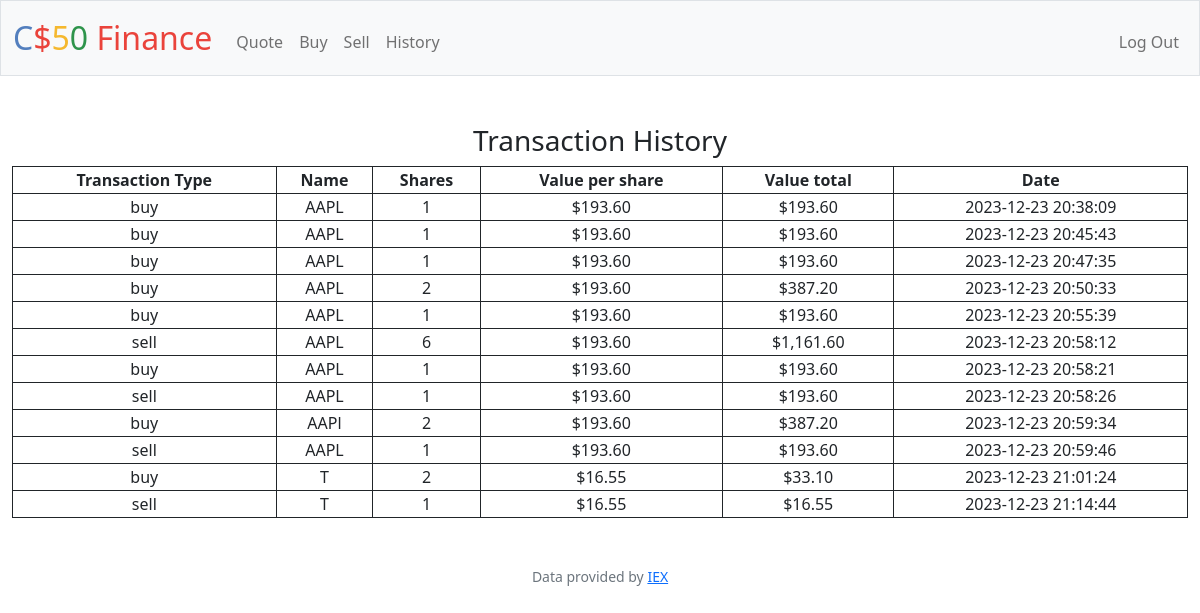
Screenshot of /history (signed in) with the database file from the repository.
### tables this page shows
CREATE TABLE history (
    purchase_id INTEGER NOT NULL,
    user_id INTEGER,
    name TEXT NOT NULL,
    shares INTEGER NOT NULL,
    stock_price INTEGER NOT NULL,
    value INTEGER NOT NULL,
    time_stamp NUMBER NOT NULL,
    trans_type TEXT NOT NULL,
    PRIMARY KEY (purchase_id),
    FOREIGN KEY (user_id) REFERENCES users(id)
);

### app.py (the view)
@app.route("/history")
@login_required
def history():
    stocks_dict = db.execute(
        "SELECT name, shares ,stock_price, value, time_stamp, trans_type FROM history WHERE user_id = ?;",
        session["user_id"],
    )
    for stock_dict in stocks_dict:
        stock_dict["value"] = usd(stock_dict["value"])
        stock_dict["stock_price"] = usd(stock_dict["stock_price"])
    return render_template("history.html", stocks=stocks_dict)

### app.py (called while the page is built)
@app.after_request
def after_request(response):
    response.headers["Cache-Control"] = "no-cache, no-store, must-revalidate"
    response.headers["Expires"] = 0
    response.headers["Pragma"] = "no-cache"
    return response

### helpers.py (called while the page is built)
def login_required(f):
    @wraps(f)
    def decorated_function(*args, **kwargs):
        if session.get("user_id") is None:
            return redirect("/login")
        return f(*args, **kwargs)
    return decorated_function

def usd(value):
    return f"${value:,.2f}"

### templates/history.html
{% extends "layout.html" %}
{% block main %}
    <h3>Transaction History</h3>
    <table width="100%">
        <thead>
            <th>Transaction Type</th>
            <th>Name</th>
            <th>Shares</th>
            <th>Value per share</th>
            <th>Value total</th>
            <th>Date</th>
        </thead>
        <tbody>
            {% for stock in stocks %}
                <tr>
                    <td>{{ stock.trans_type }}</td>
                    <td>{{ stock.name }}</td>
                    <td>{{ stock.shares }}</td>
                    <td>{{ stock.stock_price }}</td>
                    <td>{{ stock.value }}</td>
                    <td>{{ stock.time_stamp }}</td>
                </tr>
            {% endfor %}
        </tbody>
    </table>
{% endblock %}

### templates/layout.html (shortened to what this page needs)
<!DOCTYPE html>
<html lang="en">
    <head>
        <link href="https://cdn.jsdelivr.net/npm/bootstrap@5.1.3/dist/css/bootstrap.min.css" rel="stylesheet">
        <link href="/static/styles.css" rel="stylesheet">
    </head>
    <body>
        <nav class="bg-light border navbar navbar-expand-md navbar-light">
            <div class="container-fluid">
                <a class="navbar-brand" href="/"><span class="blue">C</span><span class="red">$</span><span class="yellow">5</span><span class="green">0</span> <span class="red">Finance</span></a>
                <div class="collapse navbar-collapse" id="navbar">
                    {% if session["user_id"] %}
                        <ul class="navbar-nav me-auto mt-2">
                            <li class="nav-item"><a class="nav-link" href="/quote">Quote</a></li>
                            <li class="nav-item"><a class="nav-link" href="/buy">Buy</a></li>
                            <li class="nav-item"><a class="nav-link" href="/sell">Sell</a></li>
                            <li class="nav-item"><a class="nav-link" href="/history">History</a></li>
                        </ul>
                        <ul class="navbar-nav ms-auto mt-2">
                            <li class="nav-item"><a class="nav-link" href="/logout">Log Out</a></li>
                        </ul>
                    {% else %}
                        <ul class="navbar-nav ms-auto mt-2">
                            <li class="nav-item"><a class="nav-link" href="/register">Register</a></li>
                            <li class="nav-item"><a class="nav-link" href="/login">Log In</a></li>
                        </ul>
                    {% endif %}
                </div>
            </div>
        </nav>
        <main class="container-fluid py-5 text-center">
            {% block main %}{% endblock %}
        </main>
        <footer class="mb-5 small text-center text-muted">
            Data provided by <a href="https://iexcloud.io/">IEX</a>
        </footer>
    </body>
</html>

### static/styles.css (style rules this page uses)
nav .navbar-brand { font-size: xx-large; }
nav .navbar-brand .blue { color: #537fbe; }
nav .navbar-brand .red { color: #ea433b; }
nav .navbar-brand .yellow { color: #f5b82e; }
nav .navbar-brand .green { color: #2e944b; }
table,th, tr ,td { border: 1px solid; align: "center"; width: "100%"; }

### rows the page displays
history: trans_type "buy", name "AAPL", shares "1", stock_price "$193.60", value "$193.60", time_stamp "2023-12-23 20:38:09"
history: trans_type "buy", name "AAPL", shares "1", stock_price "$193.60", value "$193.60", time_stamp "2023-12-23 20:45:43"
history: trans_type "buy", name "AAPL", shares "1", stock_price "$193.60", value "$193.60", time_stamp "2023-12-23 20:47:35"
history: trans_type "buy", name "AAPL", shares "2", stock_price "$193.60", value "$387.20", time_stamp "2023-12-23 20:50:33"
history: trans_type "buy", name "AAPL", shares "1", stock_price "$193.60", value "$193.60", time_stamp "2023-12-23 20:55:39"
history: trans_type "sell", name "AAPL", shares "6", stock_price "$193.60", value "$1,161.60", time_stamp "2023-12-23 20:58:12"
history: trans_type "buy", name "AAPL", shares "1", stock_price "$193.60", value "$193.60", time_stamp "2023-12-23 20:58:21"
history: trans_type "sell", name "AAPL", shares "1", stock_price "$193.60", value "$193.60", time_stamp "2023-12-23 20:58:26"
history: trans_type "buy", name "AAPl", shares "2", stock_price "$193.60", value "$387.20", time_stamp "2023-12-23 20:59:34"
history: trans_type "sell", name "AAPL", shares "1", stock_price "$193.60", value "$193.60", time_stamp "2023-12-23 20:59:46"
history: trans_type "buy", name "T", shares "2", stock_price "$16.55", value "$33.10", time_stamp "2023-12-23 21:01:24"
history: trans_type "sell", name "T", shares "1", stock_price "$16.55", value "$16.55", time_stamp "2023-12-23 21:14:44"
